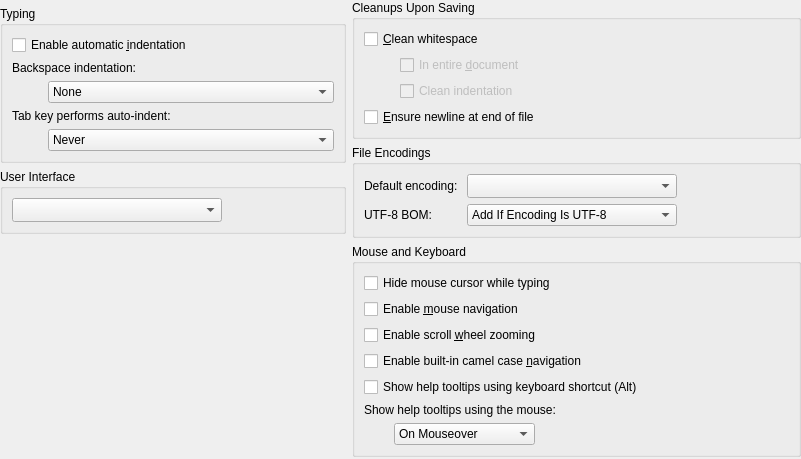
<?xml version="1.0" encoding="UTF-8"?>
<ui version="4.0">
 <class>TextEditor::Internal::BehaviorSettingsWidget</class>
 <widget class="QWidget" name="TextEditor::Internal::BehaviorSettingsWidget">
  <property name="geometry">
   <rect>
    <x>0</x>
    <y>0</y>
    <width>801</width>
    <height>459</height>
   </rect>
  </property>
  <layout class="QHBoxLayout" name="horizontalLayout">
   <property name="leftMargin">
    <number>0</number>
   </property>
   <property name="topMargin">
    <number>0</number>
   </property>
   <property name="rightMargin">
    <number>0</number>
   </property>
   <property name="bottomMargin">
    <number>0</number>
   </property>
   <item>
    <layout class="QVBoxLayout" name="verticalLayout_2">
     <item>
      <widget class="TextEditor::SimpleCodeStylePreferencesWidget" name="tabPreferencesWidget" native="true"/>
     </item>
     <item>
      <widget class="QGroupBox" name="groupBoxTyping">
       <property name="title">
        <string>Typing</string>
       </property>
       <property name="flat">
        <bool>false</bool>
       </property>
       <layout class="QGridLayout" name="gridLayout_3">
        <item row="0" column="0" colspan="2">
         <widget class="QCheckBox" name="autoIndent">
          <property name="text">
           <string>Enable automatic &amp;indentation</string>
          </property>
         </widget>
        </item>
        <item row="1" column="0" colspan="2">
         <widget class="QLabel" name="smartBackspaceLabel">
          <property name="text">
           <string>Backspace indentation:</string>
          </property>
         </widget>
        </item>
        <item row="2" column="1">
         <widget class="QComboBox" name="smartBackspaceBehavior">
          <property name="sizePolicy">
           <sizepolicy hsizetype="MinimumExpanding" vsizetype="Fixed">
            <horstretch>0</horstretch>
            <verstretch>0</verstretch>
           </sizepolicy>
          </property>
          <property name="toolTip">
           <string>&lt;html&gt;&lt;head/&gt;&lt;body&gt;
Specifies how backspace interacts with indentation.

&lt;ul&gt;
&lt;li&gt;None: No interaction at all. Regular plain backspace behavior.
&lt;/li&gt;

&lt;li&gt;Follows Previous Indents: In leading white space it will take the cursor back to the nearest indentation level used in previous lines.
&lt;/li&gt;

&lt;li&gt;Unindents: If the character behind the cursor is a space it behaves as a backtab.
&lt;/li&gt;
&lt;/ul&gt;&lt;/body&gt;&lt;/html&gt;
</string>
          </property>
          <item>
           <property name="text">
            <string>None</string>
           </property>
          </item>
          <item>
           <property name="text">
            <string>Follows Previous Indents</string>
           </property>
          </item>
          <item>
           <property name="text">
            <string>Unindents</string>
           </property>
          </item>
         </widget>
        </item>
        <item row="3" column="0" colspan="2">
         <widget class="QLabel" name="tabKeyBehaviorLabel">
          <property name="text">
           <string>Tab key performs auto-indent:</string>
          </property>
         </widget>
        </item>
        <item row="4" column="0">
         <spacer name="horizontalSpacer_5">
          <property name="orientation">
           <enum>Qt::Horizontal</enum>
          </property>
          <property name="sizeType">
           <enum>QSizePolicy::Fixed</enum>
          </property>
          <property name="sizeHint" stdset="0">
           <size>
            <width>30</width>
            <height>20</height>
           </size>
          </property>
         </spacer>
        </item>
        <item row="4" column="1">
         <widget class="QComboBox" name="tabKeyBehavior">
          <property name="sizePolicy">
           <sizepolicy hsizetype="MinimumExpanding" vsizetype="Fixed">
            <horstretch>0</horstretch>
            <verstretch>0</verstretch>
           </sizepolicy>
          </property>
          <item>
           <property name="text">
            <string>Never</string>
           </property>
          </item>
          <item>
           <property name="text">
            <string>Always</string>
           </property>
          </item>
          <item>
           <property name="text">
            <string>In Leading White Space</string>
           </property>
          </item>
         </widget>
        </item>
       </layout>
      </widget>
     </item>
     <item>
      <widget class="QGroupBox" name="groupBox">
       <property name="title">
        <string>User Interface</string>
       </property>
       <layout class="QGridLayout" name="gridLayout_4">
        <item row="0" column="0">
         <layout class="QHBoxLayout" name="horizontalLayout_3">
          <item>
           <widget class="QComboBox" name="languageBox">
            <property name="sizeAdjustPolicy">
             <enum>QComboBox::AdjustToMinimumContentsLengthWithIcon</enum>
            </property>
            <property name="minimumContentsLength">
             <number>20</number>
            </property>
           </widget>
          </item>
          <item>
           <spacer name="horizontalSpacer_4">
            <property name="orientation">
             <enum>Qt::Horizontal</enum>
            </property>
            <property name="sizeHint" stdset="0">
             <size>
              <width>285</width>
              <height>20</height>
             </size>
            </property>
           </spacer>
          </item>
         </layout>
        </item>
       </layout>
      </widget>
     </item>
     <item>
      <spacer name="verticalSpacer">
       <property name="orientation">
        <enum>Qt::Vertical</enum>
       </property>
       <property name="sizeHint" stdset="0">
        <size>
         <width>28</width>
         <height>13</height>
        </size>
       </property>
      </spacer>
     </item>
    </layout>
   </item>
   <item>
    <layout class="QVBoxLayout" name="verticalLayout_3">
     <item>
      <widget class="QGroupBox" name="groupBoxStorageSettings">
       <property name="toolTip">
        <string>Cleanup actions which are automatically performed right before the file is saved to disk.</string>
       </property>
       <property name="title">
        <string>Cleanups Upon Saving</string>
       </property>
       <layout class="QGridLayout" name="gridLayout_2">
        <item row="0" column="0" colspan="2">
         <widget class="QCheckBox" name="cleanWhitespace">
          <property name="toolTip">
           <string>Removes trailing whitespace upon saving.</string>
          </property>
          <property name="text">
           <string>&amp;Clean whitespace</string>
          </property>
         </widget>
        </item>
        <item row="1" column="0">
         <spacer name="horizontalSpacer_2">
          <property name="orientation">
           <enum>Qt::Horizontal</enum>
          </property>
          <property name="sizeType">
           <enum>QSizePolicy::Fixed</enum>
          </property>
          <property name="sizeHint" stdset="0">
           <size>
            <width>30</width>
            <height>20</height>
           </size>
          </property>
         </spacer>
        </item>
        <item row="1" column="1">
         <widget class="QCheckBox" name="inEntireDocument">
          <property name="enabled">
           <bool>false</bool>
          </property>
          <property name="sizePolicy">
           <sizepolicy hsizetype="Expanding" vsizetype="Fixed">
            <horstretch>0</horstretch>
            <verstretch>0</verstretch>
           </sizepolicy>
          </property>
          <property name="toolTip">
           <string>Cleans whitespace in entire document instead of only for changed parts.</string>
          </property>
          <property name="text">
           <string>In entire &amp;document</string>
          </property>
         </widget>
        </item>
        <item row="2" column="1">
         <widget class="QCheckBox" name="cleanIndentation">
          <property name="enabled">
           <bool>false</bool>
          </property>
          <property name="toolTip">
           <string>Corrects leading whitespace according to tab settings.</string>
          </property>
          <property name="text">
           <string>Clean indentation</string>
          </property>
         </widget>
        </item>
        <item row="3" column="0" colspan="2">
         <widget class="QCheckBox" name="addFinalNewLine">
          <property name="toolTip">
           <string>Always writes a newline character at the end of the file.</string>
          </property>
          <property name="text">
           <string>&amp;Ensure newline at end of file</string>
          </property>
         </widget>
        </item>
       </layout>
      </widget>
     </item>
     <item>
      <widget class="QGroupBox" name="groupBoxEncodings">
       <property name="title">
        <string>File Encodings</string>
       </property>
       <layout class="QGridLayout" name="gridLayout">
        <item row="0" column="0">
         <widget class="QLabel" name="encodingLabel">
          <property name="text">
           <string>Default encoding: </string>
          </property>
         </widget>
        </item>
        <item row="0" column="1">
         <widget class="QComboBox" name="encodingBox">
          <property name="sizePolicy">
           <sizepolicy hsizetype="Preferred" vsizetype="Fixed">
            <horstretch>0</horstretch>
            <verstretch>0</verstretch>
           </sizepolicy>
          </property>
          <property name="sizeAdjustPolicy">
           <enum>QComboBox::AdjustToMinimumContentsLengthWithIcon</enum>
          </property>
          <property name="minimumContentsLength">
           <number>20</number>
          </property>
         </widget>
        </item>
        <item row="0" column="2">
         <spacer name="horizontalSpacer_6">
          <property name="orientation">
           <enum>Qt::Horizontal</enum>
          </property>
          <property name="sizeType">
           <enum>QSizePolicy::Expanding</enum>
          </property>
          <property name="sizeHint" stdset="0">
           <size>
            <width>285</width>
            <height>20</height>
           </size>
          </property>
         </spacer>
        </item>
        <item row="1" column="1">
         <widget class="QComboBox" name="utf8BomBox">
          <property name="toolTip">
           <string>&lt;html&gt;&lt;head/&gt;&lt;body&gt;
&lt;p&gt;How text editors should deal with UTF-8 Byte Order Marks. The options are:&lt;/p&gt;
&lt;ul &gt;&lt;li&gt;&lt;i&gt;Add If Encoding Is UTF-8:&lt;/i&gt; always add a BOM when saving a file in UTF-8 encoding. Note that this will not work if the encoding is &lt;i&gt;System&lt;/i&gt;, as Qt Creator does not know what it actually is.&lt;/li&gt;
&lt;li&gt;&lt;i&gt;Keep If Already Present: &lt;/i&gt;save the file with a BOM if it already had one when it was loaded.&lt;/li&gt;
&lt;li&gt;&lt;i&gt;Always Delete:&lt;/i&gt; never write an UTF-8 BOM, possibly deleting a pre-existing one.&lt;/li&gt;&lt;/ul&gt;
&lt;p&gt;Note that UTF-8 BOMs are uncommon and treated incorrectly by some editors, so it usually makes little sense to add any.&lt;/p&gt;
&lt;p&gt;This setting does &lt;b&gt;not&lt;/b&gt; influence the use of UTF-16 and UTF-32 BOMs.&lt;/p&gt;&lt;/body&gt;&lt;/html&gt;</string>
          </property>
          <item>
           <property name="text">
            <string>Add If Encoding Is UTF-8</string>
           </property>
          </item>
          <item>
           <property name="text">
            <string>Keep If Already Present</string>
           </property>
          </item>
          <item>
           <property name="text">
            <string>Always Delete</string>
           </property>
          </item>
         </widget>
        </item>
        <item row="1" column="0">
         <widget class="QLabel" name="utf8BomLabel">
          <property name="text">
           <string>UTF-8 BOM:</string>
          </property>
         </widget>
        </item>
       </layout>
      </widget>
     </item>
     <item>
      <widget class="QGroupBox" name="groupBoxMouse">
       <property name="title">
        <string>Mouse and Keyboard</string>
       </property>
       <layout class="QVBoxLayout" name="verticalLayout">
        <item>
         <widget class="QCheckBox" name="mouseHiding">
          <property name="text">
           <string>Hide mouse cursor while typing</string>
          </property>
         </widget>
        </item>
        <item>
         <widget class="QCheckBox" name="mouseNavigation">
          <property name="text">
           <string>Enable &amp;mouse navigation</string>
          </property>
         </widget>
        </item>
        <item>
         <widget class="QCheckBox" name="scrollWheelZooming">
          <property name="text">
           <string>Enable scroll &amp;wheel zooming</string>
          </property>
         </widget>
        </item>
        <item>
         <widget class="QCheckBox" name="camelCaseNavigation">
          <property name="text">
           <string>Enable built-in camel case &amp;navigation</string>
          </property>
         </widget>
        </item>
        <item>
         <widget class="QCheckBox" name="keyboardTooltips">
          <property name="toolTip">
           <string>Pressing Alt displays context-sensitive help or type information as tooltips.</string>
          </property>
          <property name="text">
           <string>Show help tooltips using keyboard shortcut (Alt)</string>
          </property>
         </widget>
        </item>
        <item>
         <widget class="QLabel" name="helpTooltipsLabel">
          <property name="text">
           <string>Show help tooltips using the mouse:</string>
          </property>
         </widget>
        </item>
        <item>
         <layout class="QHBoxLayout" name="horizontalLayout_2">
          <item>
           <spacer name="horizontalSpacer">
            <property name="orientation">
             <enum>Qt::Horizontal</enum>
            </property>
            <property name="sizeType">
             <enum>QSizePolicy::Fixed</enum>
            </property>
            <property name="sizeHint" stdset="0">
             <size>
              <width>30</width>
              <height>20</height>
             </size>
            </property>
           </spacer>
          </item>
          <item>
           <widget class="QComboBox" name="constrainTooltipsBox">
            <item>
             <property name="text">
              <string>On Mouseover</string>
             </property>
            </item>
            <item>
             <property name="text">
              <string>On Shift+Mouseover</string>
             </property>
            </item>
           </widget>
          </item>
          <item>
           <spacer name="horizontalSpacer_3">
            <property name="orientation">
             <enum>Qt::Horizontal</enum>
            </property>
            <property name="sizeHint" stdset="0">
             <size>
              <width>40</width>
              <height>20</height>
             </size>
            </property>
           </spacer>
          </item>
         </layout>
        </item>
       </layout>
      </widget>
     </item>
     <item>
      <spacer name="verticalSpacer_2">
       <property name="orientation">
        <enum>Qt::Vertical</enum>
       </property>
       <property name="sizeHint" stdset="0">
        <size>
         <width>20</width>
         <height>40</height>
        </size>
       </property>
      </spacer>
     </item>
    </layout>
   </item>
  </layout>
 </widget>
 <customwidgets>
  <customwidget>
   <class>TextEditor::SimpleCodeStylePreferencesWidget</class>
   <extends>QWidget</extends>
   <header location="global">texteditor/simplecodestylepreferenceswidget.h</header>
   <container>1</container>
  </customwidget>
 </customwidgets>
 <tabstops>
  <tabstop>cleanWhitespace</tabstop>
  <tabstop>inEntireDocument</tabstop>
  <tabstop>cleanIndentation</tabstop>
  <tabstop>addFinalNewLine</tabstop>
 </tabstops>
 <resources/>
 <connections>
  <connection>
   <sender>cleanWhitespace</sender>
   <signal>toggled(bool)</signal>
   <receiver>inEntireDocument</receiver>
   <slot>setEnabled(bool)</slot>
   <hints>
    <hint type="sourcelabel">
     <x>87</x>
     <y>323</y>
    </hint>
    <hint type="destinationlabel">
     <x>205</x>
     <y>353</y>
    </hint>
   </hints>
  </connection>
  <connection>
   <sender>cleanWhitespace</sender>
   <signal>toggled(bool)</signal>
   <receiver>cleanIndentation</receiver>
   <slot>setEnabled(bool)</slot>
   <hints>
    <hint type="sourcelabel">
     <x>60</x>
     <y>323</y>
    </hint>
    <hint type="destinationlabel">
     <x>134</x>
     <y>384</y>
    </hint>
   </hints>
  </connection>
 </connections>
</ui>
